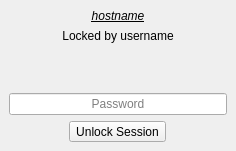
<?xml version="1.0" encoding="UTF-8"?>
<ui version="4.0">
 <class>LLockScreen</class>
 <widget class="QWidget" name="LLockScreen">
  <property name="geometry">
   <rect>
    <x>0</x>
    <y>0</y>
    <width>236</width>
    <height>151</height>
   </rect>
  </property>
  <property name="windowTitle">
   <string>Form</string>
  </property>
  <layout class="QVBoxLayout" name="verticalLayout_2">
   <property name="spacing">
    <number>0</number>
   </property>
   <property name="leftMargin">
    <number>0</number>
   </property>
   <property name="topMargin">
    <number>0</number>
   </property>
   <property name="rightMargin">
    <number>0</number>
   </property>
   <property name="bottomMargin">
    <number>0</number>
   </property>
   <item>
    <widget class="QFrame" name="frame_unlock">
     <property name="frameShape">
      <enum>QFrame::NoFrame</enum>
     </property>
     <property name="frameShadow">
      <enum>QFrame::Raised</enum>
     </property>
     <layout class="QVBoxLayout" name="verticalLayout">
      <item>
       <widget class="QLabel" name="label_hostname">
        <property name="font">
         <font>
          <weight>50</weight>
          <italic>true</italic>
          <bold>false</bold>
          <underline>true</underline>
         </font>
        </property>
        <property name="text">
         <string notr="true">hostname</string>
        </property>
        <property name="alignment">
         <set>Qt::AlignCenter</set>
        </property>
       </widget>
      </item>
      <item>
       <widget class="QLabel" name="label_username">
        <property name="text">
         <string notr="true">Locked by username</string>
        </property>
        <property name="alignment">
         <set>Qt::AlignCenter</set>
        </property>
       </widget>
      </item>
      <item>
       <spacer name="verticalSpacer_3">
        <property name="orientation">
         <enum>Qt::Vertical</enum>
        </property>
        <property name="sizeHint" stdset="0">
         <size>
          <width>20</width>
          <height>20</height>
         </size>
        </property>
       </spacer>
      </item>
      <item>
       <widget class="QLabel" name="label_info">
        <property name="font">
         <font>
          <italic>true</italic>
         </font>
        </property>
        <property name="text">
         <string notr="true"/>
        </property>
        <property name="wordWrap">
         <bool>true</bool>
        </property>
       </widget>
      </item>
      <item>
       <layout class="QVBoxLayout" name="verticalLayout_3">
        <item>
         <widget class="QLineEdit" name="line_password">
          <property name="inputMask">
           <string notr="true"/>
          </property>
          <property name="echoMode">
           <enum>QLineEdit::Password</enum>
          </property>
          <property name="alignment">
           <set>Qt::AlignCenter</set>
          </property>
          <property name="placeholderText">
           <string>Password</string>
          </property>
         </widget>
        </item>
        <item>
         <layout class="QHBoxLayout" name="horizontalLayout">
          <item>
           <widget class="QToolButton" name="tool_unlock">
            <property name="focusPolicy">
             <enum>Qt::NoFocus</enum>
            </property>
            <property name="text">
             <string>Unlock Session</string>
            </property>
            <property name="toolButtonStyle">
             <enum>Qt::ToolButtonTextBesideIcon</enum>
            </property>
           </widget>
          </item>
         </layout>
        </item>
       </layout>
      </item>
     </layout>
    </widget>
   </item>
  </layout>
 </widget>
 <resources/>
 <connections/>
</ui>
